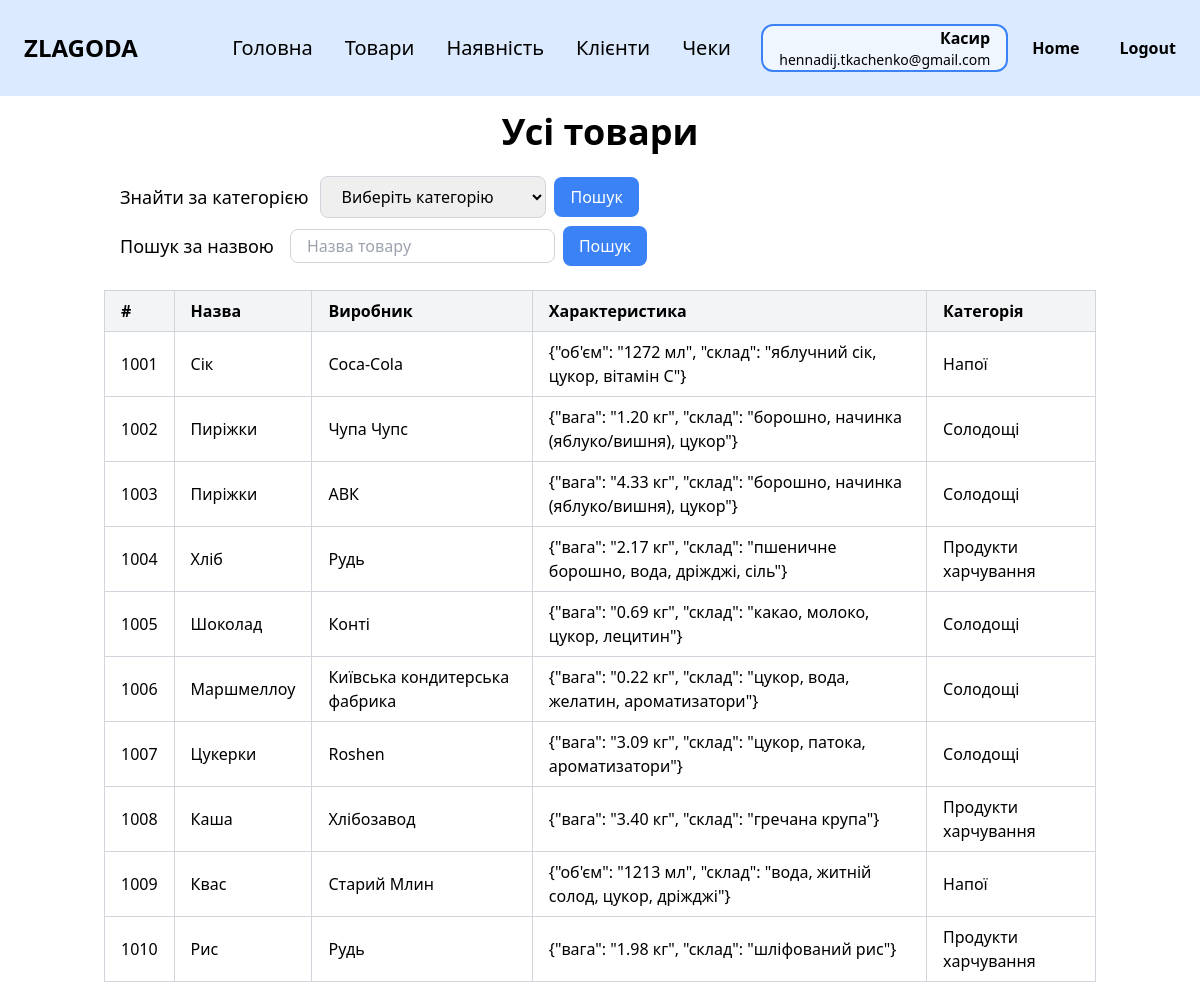
Screenshot of /products (signed in) with the database file from the repository.
### tables this page shows
CREATE TABLE employee (
                id INTEGER PRIMARY KEY,
                last_name TEXT NOT NULL,
                first_name TEXT NOT NULL,
                middle_name TEXT,
                position TEXT NOT NULL,
                salary REAL NOT NULL,
                start_date DATE NOT NULL,
                birth_date DATE NOT NULL,
                phone TEXT NOT NULL,
                city TEXT NOT NULL,
                street TEXT NOT NULL,
                postal_code TEXT NOT NULL,
                password TEXT NOT NULL,
                email TEXT NOT NULL UNIQUE
            );

CREATE TABLE product (
                id INTEGER PRIMARY KEY,
                name TEXT NOT NULL,
                manufacturer TEXT NOT NULL,
                specifications TEXT,
                category_number INTEGER NOT NULL,
                FOREIGN KEY (category_number) REFERENCES category (category_number)
            );

CREATE TABLE category (
                category_number INTEGER PRIMARY KEY,
                name TEXT NOT NULL
            );

### zlg_website/views/products.py (the view)
@views.route('/products')
@login_required
def products():
   category_number = request.args.get('category')
   sort = request.args.get('sort')
   order = request.args.get('order', 'asc')
   search_query = request.args.get('search', '')
   sql_str = """
       SELECT p.*, c.name AS category_name
       FROM product p
       JOIN category c ON p.category_number = c.category_number
   """
   where_clauses = []
   params = {}
   if category_number:
       where_clauses.append("p.category_number = :category_number")
       params['category_number'] = int(category_number)
   if search_query:
       where_clauses.append("LOWER(p.name) LIKE :search_query")
       params['search_query'] = f"%{search_query.lower()}%"
   if where_clauses:
       sql_str += " WHERE " + " AND ".join(where_clauses)
   if sort == 'name':
       sql_str += f" ORDER BY p.name {order}"
   elif sort == 'id':
       sql_str += f" ORDER BY p.id {order}"
   else:
       sql_str += " ORDER BY p.id ASC"  # Значення за замовчуванням
   stmt = text(sql_str)
   result = db.session.execute(stmt, params)
   products = [dict(row._mapping) for row in result.fetchall()]
   categories_sql = text("SELECT * FROM category")
   categories_result = db.session.execute(categories_sql)
   categories = [dict(row._mapping) for row in categories_result.fetchall()]
   return render_template(
       "products.html",
       user=current_user,
       products=products,
       categories=categories,
       sort=sort,
       order=order,
       category_number=category_number,
       search_query=search_query
   )

### zlg_website/__init__.py (called while the page is built)
def create_app():
    app = Flask(__name__)
    app.config['SECRET_KEY'] = 'zlagoda'
    app.config['SQLALCHEMY_DATABASE_URI'] = f'sqlite:///{os.path.join(app.instance_path, DB_NAME)}'
    app.config['SQLALCHEMY_TRACK_MODIFICATIONS'] = False
    db.init_app(app)
    from .views import views
    from .auth import auth
    app.register_blueprint(views, url_prefix='/')
    app.register_blueprint(auth, url_prefix='/')
    from .models import Employee, Category, Product
    with app.app_context():
        if database_is_empty(app):
            create_database(app)
    login_manager = LoginManager()
    login_manager.login_view = 'auth.login'
    login_manager.init_app(app)
    @login_manager.user_loader
    def load_user(id):
        return Employee.get_by_id(id)
    return app

### zlg_website/models.py (called while the page is built)
   @staticmethod
   def get_by_id(id):
       result = db.session.execute(text("SELECT * FROM employee WHERE id = :id"), {"id": id}).fetchone()
       if result:
           return Employee(
               id=result.id,
               last_name=result.last_name,
               first_name=result.first_name,
               middle_name=result.middle_name,
               position=result.position,
               salary=result.salary,
               start_date=result.start_date,
               birth_date=result.birth_date,
               phone=result.phone,
               city=result.city,
               street=result.street,
               postal_code=result.postal_code,
               password=result.password,
               email=result.email
           )
       return None

### zlg_website/templates/products.html (shortened to what this page needs)
{% extends "base.html" %}
{% block content %}
<div class="py-4">
    <h1 class="text-4xl font-bold mb-6 text-center">Усі товари</h1>
    <div class="flex justify-between items-center mb-6">
        <div class="flex flex-col ml-4">
            <div class="flex items-center mb-2">
                <p class="mr-3 text-lg">Знайти за категорією</p>
                <form method="GET" action="{{ url_for('views.products') }}" class="flex items-center" id="search-form">
                    <select name="category"
                            class="px-4 py-2 border border-gray-300 rounded-lg focus:outline-none focus:ring-2 focus:ring-blue-500">
                        <option value="">Виберіть категорію</option>
                    </select>
                    <button type="submit" class="ml-2 px-4 py-2 bg-blue-500 text-white rounded-lg hover:bg-blue-600">
                        Пошук
                    </button>
                </form>
            </div>
            {% if user.position == 'Касир' %}
            <div class="flex items-center">
                <p class="mr-4 text-lg">Пошук за назвою</p>
                <form method="GET" action="{{ url_for('views.products') }}" class="flex items-center">
                    <input type="text" name="search" placeholder="Назва товару"
                           value="{{ request.args.get('search', '') }}"
                           class="w-70 px-4 py-1 border border-gray-300 rounded-lg focus:outline-none focus:ring-2 focus:ring-blue-500">
                    <button type="submit" class="ml-2 px-4 py-2 bg-blue-500 text-white rounded-lg hover:bg-blue-600">
                        Пошук
                    </button>
                </form>
            </div>
            {% endif %}
        </div>
    </div>
    <div class="overflow-x-auto">
        <table class="min-w-full border-collapse border border-gray-300">
            <thead>
            <tr class="bg-gray-100">
                <th class="border border-gray-300 px-4 py-2 text-left">
                    <a href="{{ url_for('views.products', sort='id') }}" class="hover:underline">
                        #
                    </a>
                </th>
                <th class="border border-gray-300 px-4 py-2 text-left">
                    <a href="{{ url_for('views.products', sort='name', order='desc' if sort == 'name' and order == 'asc' else 'asc',
                    category = request.args.get('category')) }}"
                       class="hover:underline">
                        Назва
                    </a>
                </th>
                <th class="border border-gray-300 px-4 py-2 text-left">Виробник</th>
                <th class="border border-gray-300 px-4 py-2 text-left">Характеристика</th>
                <th class="border border-gray-300 px-4 py-2 text-left">Категорія</th>
            </tr>
            </thead>
            <tbody>
            {% if products %}
            {% for product in products %}
            <tr>
                <td class="border border-gray-300 px-4 py-2">{{ product.id }}</td>
                <td class="border border-gray-300 px-4 py-2">{{ product.name }}</td>
                <td class="border border-gray-300 px-4 py-2">{{ product.manufacturer }}</td>
                <td class="border border-gray-300 px-4 py-2">{{ product.specifications }}</td>
                <td class="border border-gray-300 px-4 py-2">{{ product.category_name }}</td>
            </tr>
            {% endfor %}
            {% else %}
            <tr>
                <td colspan="6" class="border border-gray-300 px-4 py-2 text-center">Немає результатів</td>
            </tr>
            {% endif %}
            </tbody>
        </table>
    </div>
</div>
{% endblock %}

### zlg_website/templates/base.html (shortened to what this page needs)
<!DOCTYPE html>
<html lang="en">
<head>
    <link rel="stylesheet" href="https://cdn.jsdelivr.net/npm/tailwindcss@2.2.19/dist/tailwind.min.css">
</head>
<body class="bg-white text-black">
<nav class="bg-blue-100 p-6">
    <div class="flex items-center justify-between">
        <div class="text-black text-2xl font-black mr-16">ZLAGODA</div>
        {% if user.is_authenticated %}
        <div class="flex gap-8 max-md:gap-5 max-sm:hidden">
            <a href="/" class="text-xl cursor-pointer max-md:text-base">Головна</a>
            {% if user.position == 'Менеджер' %}
            <a href="/employees" class="text-xl cursor-pointer max-md:text-base">Працівники</a>
            <a href="/categories" class="text-xl cursor-pointer max-md:text-base">Категорії</a>
            <a href="/products" class="text-xl cursor-pointer max-md:text-base">Товари</a>
            <a href="/stock" class="text-xl cursor-pointer max-md:text-base">Наявність</a>
            <a href="/clients" class="text-xl cursor-pointer max-md:text-base">Клієнти</a>
            <a href="/receipts" class="text-xl cursor-pointer max-md:text-base">Чеки</a>
            {% elif user.position == 'Касир' %}
            <a href="/products" class="text-xl cursor-pointer max-md:text-base">Товари</a>
            <a href="/stock" class="text-xl cursor-pointer max-md:text-base">Наявність</a>
            <a href="/clients" class="text-xl cursor-pointer max-md:text-base">Клієнти</a>
            <a href="/receipts" class="text-xl cursor-pointer max-md:text-base">Чеки</a>
            {% endif %}
        </div>
        {% endif %}
        {% if user.is_authenticated %}
        <div class="flex items-center gap-6">
            <div class="px-4 border-2 border-blue-500 rounded-xl bg-blue-50 text-right">
                <p class="text-base font-semibold">
                    {% if user.position == 'Касир' %}
                    Касир
                    {% elif user.position == 'Менеджер' %}
                    Менеджер
                    {% else %}
                    {{ user.position }}
                    {% endif %}
                </p>
                <p class="text-sm">{{ user.email }}</p>
            </div>
            <a href="/welcome" class="text-black font-bold mr-4">Home</a>
            <a href="/logout" class="text-black font-bold">Logout</a>
        </div>
        {% else %}
        <a href="/login" class="text-black font-bold">Login</a>
        {% endif %}
    </div>
</nav>
<div class="container mx-auto px-4">
    {% block content %}{% endblock %}
</div>
</body>
</html>

### rows the page displays
employee: email "hennadij.tkachenko@gmail.com"
product: id "1001", name "Сік", manufacturer "Coca-Cola", specifications "{\"об'єм\": \"1272 мл\", \"склад\": \"яблучний сік, цукор, вітамін C\"}", category_name "Напої"
product: id "1002", name "Пиріжки", manufacturer "Чупа Чупс", specifications "{\"вага\": \"1.20 кг\", \"склад\": \"борошно, начинка (яблуко/вишня), цукор\"}", category_name "Солодощі"
product: id "1003", name "Пиріжки", manufacturer "АВК", specifications "{\"вага\": \"4.33 кг\", \"склад\": \"борошно, начинка (яблуко/вишня), цукор\"}", category_name "Солодощі"
product: id "1004", name "Хліб", manufacturer "Рудь", specifications "{\"вага\": \"2.17 кг\", \"склад\": \"пшеничне борошно, вода, дріжджі, сіль\"}", category_name "Продукти харчування"
product: id "1005", name "Шоколад", manufacturer "Конті", specifications "{\"вага\": \"0.69 кг\", \"склад\": \"какао, молоко, цукор, лецитин\"}", category_name "Солодощі"
product: id "1006", name "Маршмеллоу", manufacturer "Київська кондитерська фабрика", specifications "{\"вага\": \"0.22 кг\", \"склад\": \"цукор, вода, желатин, ароматизатори\"}", category_name "Солодощі"
product: id "1007", name "Цукерки", manufacturer "Roshen", specifications "{\"вага\": \"3.09 кг\", \"склад\": \"цукор, патока, ароматизатори\"}", category_name "Солодощі"
product: id "1008", name "Каша", manufacturer "Хлібозавод", specifications "{\"вага\": \"3.40 кг\", \"склад\": \"гречана крупа\"}", category_name "Продукти харчування"
product: id "1009", name "Квас", manufacturer "Старий Млин", specifications "{\"об'єм\": \"1213 мл\", \"склад\": \"вода, житній солод, цукор, дріжджі\"}", category_name "Напої"
product: id "1010", name "Рис", manufacturer "Рудь", specifications "{\"вага\": \"1.98 кг\", \"склад\": \"шліфований рис\"}", category_name "Продукти харчування"
